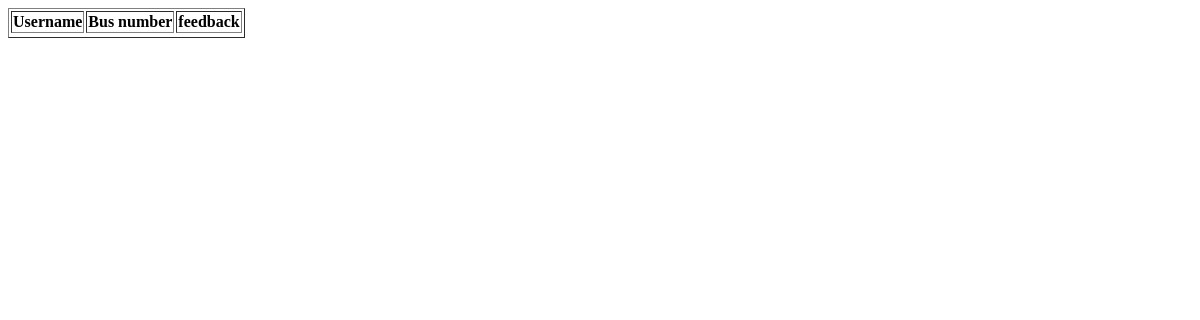
Page /FeedBack on the earlier database version.
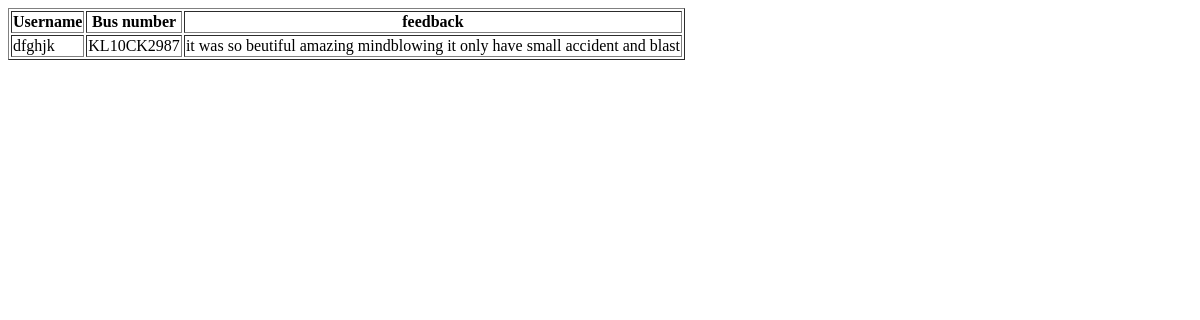
Same page on the later database version.
### BuzbeeApp/models.py (models this page shows)
class FeedbackTable(models.Model):
    USER = models.ForeignKey(PassangerTable, on_delete=models.CASCADE,blank=True,null=True)
    BUS = models.ForeignKey(BusTable, on_delete=models.CASCADE,blank=True,null=True)
    Feedback = models.CharField(max_length=100,blank=True,null=True)
    Date = models.DateField(auto_now_add=True)

class PassangerTable(models.Model):
    Name = models.CharField(max_length=30, blank=True, null=True)
    Email = models.CharField(max_length=30,blank=True,null=True)
    Age = models.IntegerField(blank=True,null=True)
    Contact_NO = models.BigIntegerField(blank=True,null=True)
    Gender = models.CharField(max_length=2,blank=True,null=True)
    Address = models.CharField(max_length=50, blank=True, null=True)
    LOGIN = models.ForeignKey(LoginTable, on_delete=models.CASCADE, null=True, blank=True)

class BusTable(models.Model):
     Busname = models.CharField(max_length=30,blank=True,null=True)
     Bus_NO = models.CharField(max_length=20,blank=True,null=True)
     Capacity = models.IntegerField(blank=True,null=True)
     RC_NO = models.CharField(max_length=15,blank=True,null=True)
     Photo = models.FileField(blank=True,null=True)
     OWNER = models.ForeignKey(OwnerTable, on_delete=models.CASCADE,blank=True,null=True)
     Status = models.CharField(max_length=20, null=True, blank=True)

### BuzbeeApp/views.py (the view)
# urls.py: path('FeedBack',FeedBack.as_view(),name="FeedBack"),
class FeedBack(View):
    def get(self,request):
        obj=FeedbackTable.objects.all()
        return render(request,"administration/feedback.html",{'val':obj})

### templates/administration/feedback.html (shortened to what this page needs)
<!DOCTYPE html>
<html lang="en">
<head>
</head>
<body>
  <table border="1">
    <tr>
        <th>Username</th>
        <th>Bus number</th>
        <th>feedback</th>
    </tr>
    <tr>
      {% for i in val %}
      <td>{{i.USER.Name}}</td>
      <td>{{i.BUS.Bus_NO}}</td>
      <td>{{i.Feedback}}</td>
      {% endfor %}
    </tr>
  </table>
</body>
</html>

Differences in the rows shown:
added FeedbackTable: USER.Name "dfghjk", BUS.Bus_NO "KL10CK2987", Feedback "it was so beutiful amazing mindblowing it only have small accident and blast"
